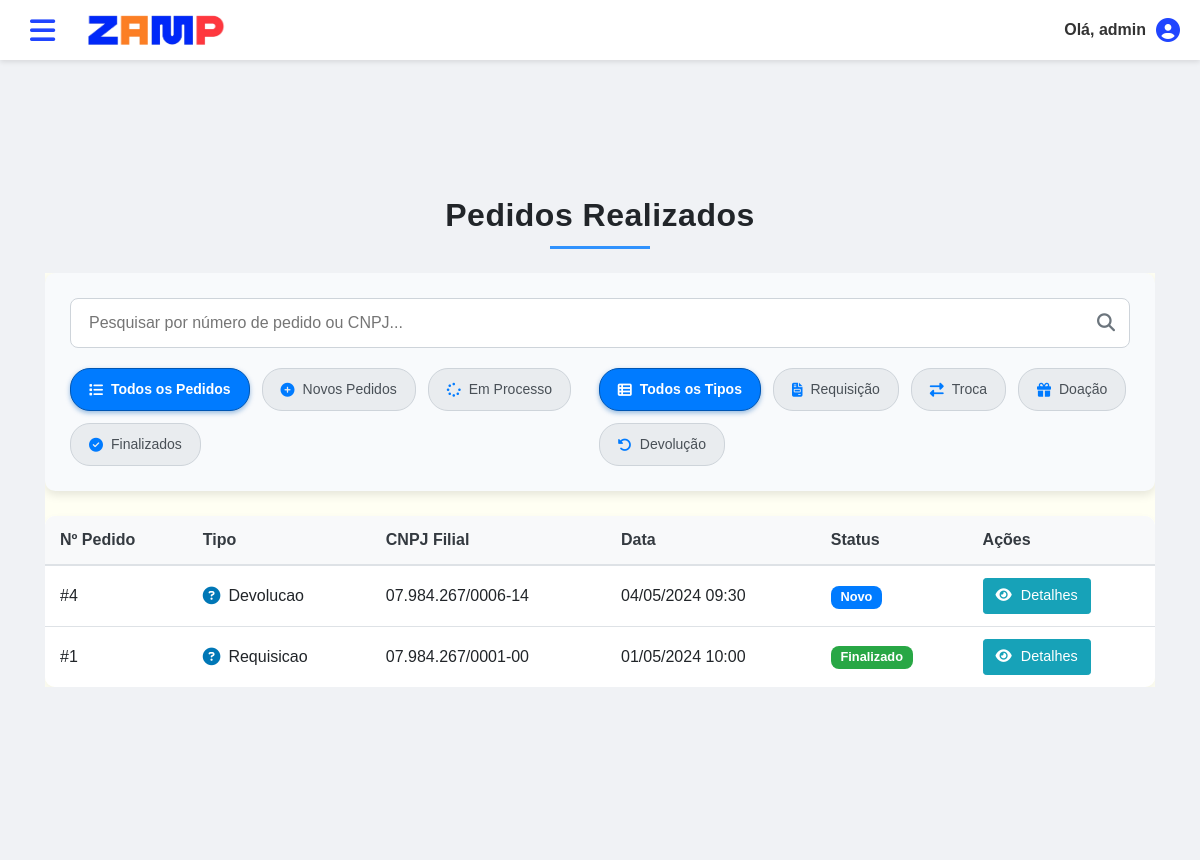
The page /pages/admin/pedidos.php (signed in) on the database its author committed.
### tables this page shows
CREATE TABLE pedidos (
    id INT AUTO_INCREMENT PRIMARY KEY,
    data DATETIME DEFAULT CURRENT_TIMESTAMP,
    tipo_pedido ENUM('requisicao', 'troca', 'doacao', 'devolucao') NOT NULL DEFAULT 'requisicao',
    status ENUM(
        'novo',
        'processo',
        'finalizado',
        'aprovado',
        'rejeitado',
        'cancelado',
        'novo_troca_pendente_aceite_parceiro',
        'troca_aceita_parceiro_pendente_matriz'
    ) NOT NULL DEFAULT 'novo',
    filial_usuario_id INT,
    filial_destino_id INT NULL,
    usuario_id INT,  
    pedido_original_id INT NULL DEFAULT NULL,
    observacoes TEXT,
    data_processamento DATETIME NULL,
    data_finalizacao DATETIME NULL,
    data_atualizacao DATETIME DEFAULT CURRENT_TIMESTAMP ON UPDATE CURRENT_TIMESTAMP,
    FOREIGN KEY (filial_usuario_id) REFERENCES usuarios(id) ON DELETE SET NULL,
    FOREIGN KEY (filial_destino_id) REFERENCES usuarios(id) ON DELETE SET NULL,
    FOREIGN KEY (usuario_id) REFERENCES usuarios(id) ON DELETE SET NULL,
    FOREIGN KEY (pedido_original_id) REFERENCES pedidos(id) ON DELETE SET NULL
);

CREATE TABLE usuarios (
    id INT NOT NULL AUTO_INCREMENT PRIMARY KEY,
    username VARCHAR(255) NOT NULL UNIQUE,
    password VARCHAR(255) NOT NULL,
    tipo_usuario INT NOT NULL,
    cnpj VARCHAR(20),
    responsavel VARCHAR(255),
    endereco VARCHAR(255),
    cep VARCHAR(10),
    bairro VARCHAR(100),
    cidade VARCHAR(100),
    uf CHAR(2),  
    nome VARCHAR(255),
    data_cadastro DATETIME DEFAULT CURRENT_TIMESTAMP,
    eh_filial BOOLEAN DEFAULT FALSE,
    nome_filial VARCHAR(255) NULL,
    FOREIGN KEY (tipo_usuario) REFERENCES tipo_usuario(id)
);

### pages/admin/pedidos.php (the view, shortened to what this page needs)
<?php
require_once '../../includes/db.php';
?>
<!DOCTYPE html>
<html lang="pt-BR">
<head>
    <link href="https://stackpath.bootstrapcdn.com/bootstrap/4.5.2/css/bootstrap.min.css" rel="stylesheet">
    <link rel="stylesheet" href="https://cdnjs.cloudflare.com/ajax/libs/font-awesome/5.15.4/css/all.min.css">
    <link rel="stylesheet" href="https://cdnjs.cloudflare.com/ajax/libs/font-awesome/6.5.0/css/all.min.css">
    <?php
        if (file_exists(__DIR__ . '/../../includes/header_com_menu.php')) {
            include __DIR__ . '/../../includes/header_com_menu.php';
        }
    ?>
    <link rel="stylesheet" href="../../css/pedidos.css">
</head>
<body class="hcm-body-fixed-header">
    <div class="hcm-main-content">
        <div class="container py-4">
            <div class="header">
                <h1>Pedidos Realizados</h1>
                <hr class="barrinha">
            </div>
            <div class="main-content">
                <div class="search-container">
                    <div class="search-wrapper">
                        <input type="text" id="searchInput" class="search-input"
                            placeholder="Pesquisar por número de pedido ou CNPJ...">
                    </div>
                    <div class="filters-area">
                        <div class="filters-container">
                            <div class="filter-tag active" data-status="todos" onclick="filterByStatus(this)">
                                <i class="fas fa-list"></i>
                                Todos os Pedidos
                            </div>
                            <div class="filter-tag" data-status="novo" onclick="filterByStatus(this)">
                                <i class="fas fa-plus-circle"></i>
                                Novos Pedidos
                            </div>
                            <div class="filter-tag" data-status="processo" onclick="filterByStatus(this)">
                                <i class="fas fa-spinner"></i>
                                Em Processo
                            </div>
                            <div class="filter-tag" data-status="finalizado" onclick="filterByStatus(this)">
                                <i class="fas fa-check-circle"></i>
                                Finalizados
                            </div>
                        </div>
                        <div class="filters-container">
                            <div class="filter-tag2 active" data-tipo="todos" onclick="filterByType(this)">
                                <i class="fas fa-th-list"></i>
                                Todos os Tipos
                            </div>
                            <div class="filter-tag2" data-tipo="requisicao" onclick="filterByType(this)">
                                <i class="fas fa-file-invoice"></i>
                                Requisição
                            </div>
                            <div class="filter-tag2" data-tipo="troca" onclick="filterByType(this)">
                                <i class="fas fa-exchange-alt"></i>
                                Troca
                            </div>
                            <div class="filter-tag2" data-tipo="doacao" onclick="filterByType(this)">
                                <i class="fas fa-gift"></i>
                                Doação
                            </div>
                            <div class="filter-tag2" data-tipo="devolucao" onclick="filterByType(this)">
                                <i class="fas fa-undo-alt"></i>
                                Devolução
                            </div>
                        </div>
                    </div>
                </div>
                <div class="pedidos-list-container">
                    <table class="table table-hover pedidos-table">
                        <thead>
                            <tr>
                                <th scope="col">Nº Pedido</th>
                                <th scope="col">Tipo</th>
                                <th scope="col">CNPJ Filial</th>
                                <th scope="col">Data</th>
                                <th scope="col">Status</th>
                                <th scope="col">Ações</th>
                            </tr>
                        </thead>
                        <tbody id="pedidosList">
                            <?php
                            $query = "SELECT p.id, p.data, p.tipo_pedido, p.status, u.cnpj, u.nome_filial
                                      FROM pedidos p
                                      JOIN usuarios u ON p.filial_usuario_id = u.id
                                      WHERE u.eh_filial = TRUE
                                      ORDER BY p.data DESC";
                            $pedidos_result = $conn->query($query);
                            if ($pedidos_result && $pedidos_result->num_rows > 0):
                                while ($pedido = $pedidos_result->fetch_assoc()):
                                    $tipoIconMap = [
                                        'requisicao' => '<i class="fas fa-file-invoice"></i>',
                                        'troca' => '<i class="fas fa-exchange-alt"></i>',
                                        'doacao' => '<i class="fas fa-gift"></i>',
                                        'devolucao' => '<i class="fas fa-undo-alt"></i>'
                                    ];
                                    $statusBadgeMap = [
                                        'novo' => 'badge-primary',
                                        'processo' => 'badge-warning',
                                        'finalizado' => 'badge-success'
                                    ];
                                    $tipoIcon = $tipoIconMap[$pedido['tipo_pedido']] ?? '<i class="fas fa-question-circle"></i>';
                                    $statusBadge = $statusBadgeMap[$pedido['status']] ?? 'badge-secondary';
                                    $cnpj = $pedido['cnpj'];
                                    ?>
                                    <tr class="pedido-row" data-status="<?= htmlspecialchars($pedido['status']) ?>"
                                        data-tipo="<?= htmlspecialchars($pedido['tipo_pedido']) ?>">
                                        <td>#<?= htmlspecialchars($pedido['id']) ?></td>
                                        <td>
                                            <span class="tipo-pedido">
                                                <?= $tipoIcon ?>
                                                <?= ucfirst(htmlspecialchars($pedido['tipo_pedido'])) ?>
                                            </span>
                                        </td>
                                        <td title="<?= htmlspecialchars($pedido['nome_filial']) ?>"><?= htmlspecialchars($cnpj) ?></td>
                                        <td><?= date('d/m/Y H:i', strtotime($pedido['data'])) ?></td>
                                        <td>
                                            <span class="badge <?= htmlspecialchars($statusBadge) ?>">
                                                <?= ucfirst(htmlspecialchars($pedido['status'])) ?>
                                            </span>
                                        </td>
                                        <td>
                                            <a href="detalhes_pedido.php?id=<?= htmlspecialchars($pedido['id']) ?>" class="btn btn-sm btn-info">
                                                <i class="fas fa-eye"></i> Detalhes
                                            </a>
                                        </td>
                                    </tr>
                                    <?php
                                endwhile;
                            endif;
                            ?>
                        </tbody>
                    </table>
                </div>
            </div>
        </div>
    </div>
</body>
</html>

### css/header_com_menu.css (style rules this page uses)
body.hcm-body-fixed-header { padding-top: 60px; margin: 0; font-family: 'Arial', sans-serif; background-color: #f0f2f5; }
.hcm-main-content { margin-top: 60px; padding: 20px; background-color: #f0f2f5; width: 100%; box-sizing: border-box; min-height: calc(100vh - 60px); transition: margin-left 0.3s ease; }

### css/pedidos.css (style rules this page uses)
.header { margin-top: 2rem; }
.header h1 { margin-top: 10px; font-size: 2rem; font-weight: 600; text-align: center; letter-spacing: 0.5px; margin-bottom: 0.75rem; }
.barrinha { border: none; height: 3px; background-color: #007bff; width: 100px; margin: 0 auto 1.5rem auto; opacity: 0.8; }
.main-content { flex: 1; overflow-y: auto; background-color: #fffff3; }
.search-container { background-color: #F8FAFC; border-radius: 10px; box-shadow: 0 4px 10px rgba(0, 0, 0, 0.1); padding: 25px; margin-bottom: 25px; width: 100%; display: flex; flex-direction: column; gap: 20px; }
.search-wrapper { position: relative; width: 100%; }
.search-input { border: 1px solid #ced4da; border-radius: 8px; padding: 12px 18px; width: 100%; transition: border-color 0.3s, box-shadow 0.3s; background-color: #FFFFFF; padding-right: 45px; }
.filters-area { display: flex; flex-direction: column; gap: 15px; }
.filters-container { display: flex; gap: 12px; flex-wrap: wrap; }
.filter-tag, .filter-tag2 { background-color: #e9ecef; color: #495057; border-radius: 20px; padding: 10px 18px; cursor: pointer; transition: all 0.2s ease-in-out; font-size: 14px; display: flex; align-items: center; border: 1px solid #ced4da; font-weight: 500; }
.filter-tag.active, .filter-tag2.active { background-color: #007bff; color: white !important; font-weight: bold; border-color: #0056b3; box-shadow: 0 2px 5px rgba(0, 91, 179, 0.4); transform: translateY(0); }
.filter-tag.active i, .filter-tag2.active i { color: white !important; }
.filter-tag i, .filter-tag2 i { margin-right: 8px; color: #007bff; }
.pedidos-list-container { background-color: #fffff3; border-radius: 10px; box-shadow: 0 4px 10px rgba(0, 0, 0, 0.05); overflow: hidden; }
.pedidos-table { margin-bottom: 0; background-color: white; }
.pedidos-table thead { background-color: #f8f9fa; }
.pedidos-table th { border-top: none; font-weight: 600; color: #343a40; padding: 12px 15px; }
.pedidos-table td { padding: 12px 15px; vertical-align: middle; }
.pedido-row { cursor: pointer; transition: background-color 0.2s; }
.tipo-pedido { display: flex; align-items: center; gap: 8px; }
.tipo-pedido i { color: #0077B6; font-size: 1.1em; }
.badge { font-size: 0.8rem; font-weight: 600; padding: 0.4em 0.75em; border-radius: 8px; }
.badge-primary { background-color: #007bff; color: white; }
.badge-success { background-color: #28a745; color: white; }
.btn-info { background-color: #17a2b8; border-color: #17a2b8; padding: 0.375rem 0.75rem; font-size: 0.9rem; }
.btn-info i { margin-right: 5px; }
@media (min-width: 769px) { .filters-area { flex-direction: row; justify-content: space-between; align-items: center; } }
@media (min-width: 769px) { .filters-container { margin-top: 0; flex-basis: auto; } }

### rows shown on the page
pedidos: id "4", tipo_pedido "Devolucao", filial_usuario.cnpj "07.984.267/0006-14", data "04/05/2024 09:30", status "Novo"
pedidos: id "1", tipo_pedido "Requisicao", filial_usuario.cnpj "07.984.267/0001-00", data "01/05/2024 10:00", status "Finalizado"

### other values the page prints
$_SESSION['username'] "admin"
